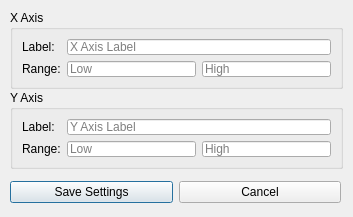
<?xml version="1.0" encoding="UTF-8"?>
<ui version="4.0">
 <class>PlotSettings</class>
 <widget class="QDialog" name="PlotSettings">
  <property name="geometry">
   <rect>
    <x>0</x>
    <y>0</y>
    <width>353</width>
    <height>217</height>
   </rect>
  </property>
  <property name="windowTitle">
   <string>Dialog</string>
  </property>
  <widget class="QGroupBox" name="xAxisGroupBox">
   <property name="geometry">
    <rect>
     <x>10</x>
     <y>10</y>
     <width>333</width>
     <height>79</height>
    </rect>
   </property>
   <property name="title">
    <string>X Axis</string>
   </property>
   <layout class="QGridLayout" name="gridLayout">
    <item row="0" column="0">
     <widget class="QLabel" name="xAxisLabel">
      <property name="text">
       <string>Label:</string>
      </property>
     </widget>
    </item>
    <item row="1" column="0">
     <widget class="QLabel" name="xAxisRangeLabel">
      <property name="text">
       <string>Range:</string>
      </property>
     </widget>
    </item>
    <item row="1" column="1">
     <widget class="QLineEdit" name="xAxisRangeLowEdit">
      <property name="placeholderText">
       <string>Low</string>
      </property>
     </widget>
    </item>
    <item row="1" column="2">
     <widget class="QLineEdit" name="xAxisRangeHighEdit">
      <property name="placeholderText">
       <string>High</string>
      </property>
     </widget>
    </item>
    <item row="0" column="1" colspan="2">
     <widget class="QLineEdit" name="xAxisLabelEdit">
      <property name="placeholderText">
       <string>X Axis Label</string>
      </property>
     </widget>
    </item>
   </layout>
  </widget>
  <widget class="QGroupBox" name="yAxisGroupBox">
   <property name="geometry">
    <rect>
     <x>10</x>
     <y>90</y>
     <width>333</width>
     <height>79</height>
    </rect>
   </property>
   <property name="title">
    <string>Y Axis</string>
   </property>
   <layout class="QGridLayout" name="gridLayout_2">
    <item row="0" column="0">
     <widget class="QLabel" name="yAxisLabel">
      <property name="text">
       <string>Label:</string>
      </property>
     </widget>
    </item>
    <item row="0" column="1" colspan="2">
     <widget class="QLineEdit" name="yAxisLabelEdit">
      <property name="text">
       <string/>
      </property>
      <property name="placeholderText">
       <string>Y Axis Label</string>
      </property>
     </widget>
    </item>
    <item row="1" column="0">
     <widget class="QLabel" name="yAxisRangeLabel">
      <property name="text">
       <string>Range:</string>
      </property>
     </widget>
    </item>
    <item row="1" column="1">
     <widget class="QLineEdit" name="yAxisRangeLowEdit">
      <property name="placeholderText">
       <string>Low</string>
      </property>
     </widget>
    </item>
    <item row="1" column="2">
     <widget class="QLineEdit" name="yAxisRangeHighEdit">
      <property name="placeholderText">
       <string>High</string>
      </property>
     </widget>
    </item>
   </layout>
  </widget>
  <widget class="QWidget" name="">
   <property name="geometry">
    <rect>
     <x>10</x>
     <y>180</y>
     <width>331</width>
     <height>25</height>
    </rect>
   </property>
   <layout class="QHBoxLayout" name="horizontalLayout">
    <item>
     <widget class="QPushButton" name="saveSettingsPushButton">
      <property name="text">
       <string>Save Settings</string>
      </property>
     </widget>
    </item>
    <item>
     <widget class="QPushButton" name="cancelSettingsPushButton">
      <property name="text">
       <string>Cancel</string>
      </property>
     </widget>
    </item>
   </layout>
  </widget>
 </widget>
 <resources/>
 <connections/>
</ui>
